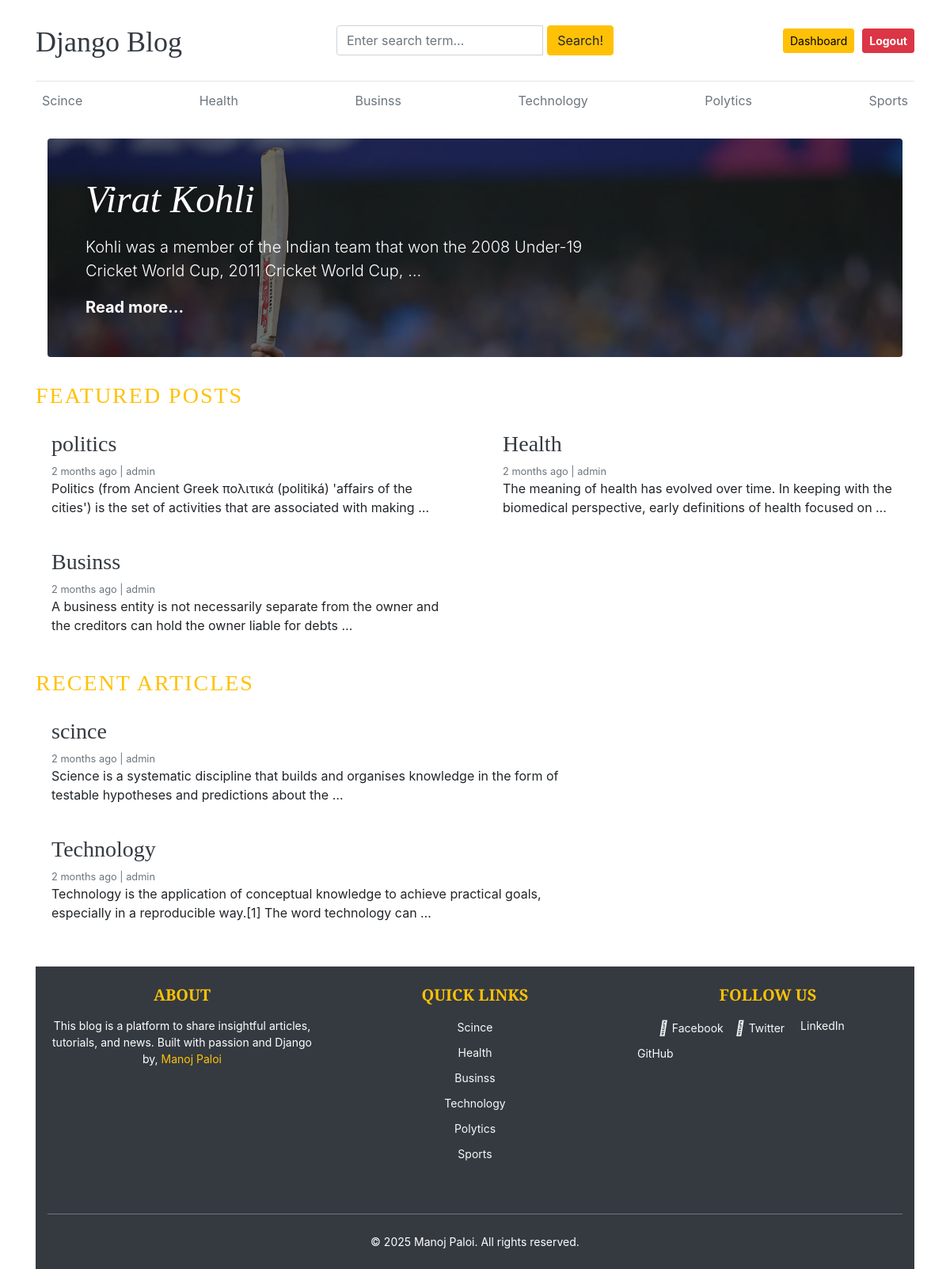
The app's page / (signed in) with its own data.
### blogs/models.py (models this page shows, shortened)
class Category(models.Model):
    category_name = models.CharField(max_length=50, unique=True)
    created_at = models.DateTimeField(auto_now_add=True)
    updated_at = models.DateTimeField(auto_now=True)  # Fixed typo
    class Meta:
        verbose_name_plural = 'Categories'

class Blogs(models.Model):
    title = models.CharField(max_length=100, unique=True)
    slug = models.SlugField(unique=True, blank=True)
    category = models.ForeignKey(Category, on_delete=models.CASCADE)  # Fixed field name
    author = models.ForeignKey(User, on_delete=models.CASCADE)
    blog_image = models.ImageField(upload_to='uploads/%Y/%m/%d')  # Fixed upload format
    short_description = models.TextField(max_length=2000)
    blog_body = models.TextField(max_length=3000)
    status = models.CharField(choices=STATUS_CHOICE, max_length=10, default='Draft')
    is_featured = models.BooleanField(default=False)  # Fixed field name
    created_at = models.DateTimeField(auto_now_add=True)
    updated_at = models.DateTimeField(auto_now=True)  # Fixed typo
    class Meta:
        verbose_name_plural = 'Blogs'

### blog_main/views.py (the view)
# urls.py: path('', views.home, name="home"),
@login_required(login_url='login')
@never_cache
def home(request):
    categories = Category.objects.all()
    featured_post = Blogs.objects.filter(is_featured=True, status='published')
    posts = Blogs.objects.filter(is_featured=False, status='published')
    context = {
        'categories': categories,
        'featured_post': featured_post,
        'posts': posts
    }
    return render(request, 'home.html', context)

### blogs/context_processors.py (called while the page is built)
def get_categories(request):
    categories = Category.objects.all()
    return dict(categories = categories)

### templates/home.html (shortened to what this page needs)
{% extends 'base/base.html' %}
{% block content %}
  <div class="nav-scroller py-1 mb-2">
  </div>
  {% if featured_post %}
    {% for post in featured_post %}
      {% if forloop.first %}
        <div class="container">
          <div class="container jumbotron p-3 p-md-5 text-white rounded bg-dark"
            style="{% if post.blog_image %}
              background-image: url('{{ post.blog_image.url }}');
            {% endif %} background-blend-mode: overlay; background-size: cover;">
            <div class="col-md-8 px-0">
              <h1 class="display-4 font-italic">
                <a href="{% if post.slug %}
                    {% url 'blogs' post.slug %}
                  {% else %}
                    #
                  {% endif %}"
                  class="text-white">
                  {{ post.title }}
                </a>
              </h1>
              <p class="lead my-3">{{ post.short_description|default:'No description available'|truncatewords:20 }}</p>
              <p class="lead mb-0">
                <a href="{% if post.slug %}
                    {% url 'blogs' post.slug %}
                  {% else %}
                    #
                  {% endif %}"
                  class="text-white font-weight-bold">
                  Read more...
                </a>
              </p>
            </div>
          </div>
        </div>
      {% endif %}
    {% endfor %}
  {% else %}
    <p class="text-center">No featured posts available.</p>
  {% endif %}
  <h3 class="text-uppercase text-warning mt-4" style="letter-spacing: 2px;">Featured Posts</h3>
  <div class="row mb-2">
    {% if featured_post %}
      {% for post in featured_post %}
        {% if not forloop.first %}
          <div class="col-md-6">
            <div class="card border-0">
              <div class="card-body">
                <h3>
                  <a href="{% if post.slug %}
                      {% url 'blogs' post.slug %}
                    {% else %}
                      #
                    {% endif %}"
                    class="text-dark">
                    {{ post.title }}
                  </a>
                </h3>
                <small class="mb-1 text-muted">{{ post.created_at|timesince }} ago | {{ post.author }}</small>
                <p class="card-text">{{ post.short_description|default:'No description available'|truncatewords:20 }}</p>
              </div>
            </div>
          </div>
        {% endif %}
      {% endfor %}
    {% else %}
      <p>No featured posts available.</p>
    {% endif %}
  </div>
  <h3 class="text-uppercase text-warning mt-4" style="letter-spacing: 2px;">Recent Articles</h3>
  <main role="main" class="container p-0">
    <div class="row">
      <div class="col-md-8 blog-main">
        {% if posts %}
          {% for post in posts %}
            <div class="card border-0">
              <div class="card-body">
                <h3>
                  <a href="{% if post.slug %}
                      {% url 'blogs' post.slug %}
                    {% else %}
                      #
                    {% endif %}"
                    class="text-dark">
                    {{ post.title }}
                  </a>
                </h3>
                <small class="mb-1 text-muted">{{ post.created_at|timesince }} ago | {{ post.author }}</small>
                <p class="card-text">{{ post.short_description|default:'No description available'|truncatewords:20 }}</p>
              </div>
            </div>
          {% endfor %}
        {% else %}
          <p>No recent articles available.</p>
        {% endif %}
      </div>
    </div>
  </main>
{% endblock %}

### templates/base/Header.html (shortened to what this page needs)
{% load static %}
<!DOCTYPE html>
<html lang="en">
  <head>
    <link href="https://getbootstrap.com/docs/4.0/dist/css/bootstrap.min.css" rel="stylesheet" />
    <link href="{% static 'css/blog.css' %}" rel="stylesheet" />
    <link rel="stylesheet" href="https://cdnjs.cloudflare.com/ajax/libs/font-awesome/4.7.0/css/font-awesome.min.css" />
  </head>
  <header class="blog-header py-3">
    <div class="row flex-nowrap justify-content-between align-items-center">
      <div class="col-4 pt-1">
        <a class="blog-header-logo text-dark" href="/">Django Blog</a>
      </div>
      <div class="col-4" style="margin-top: 1rem;">
        <form action=" {% url 'search' %} " method="GET">
          <div class="input-group">
            <input class="form-control" name="keyword" type="text" placeholder="Enter search term..." aria-label="Enter search term..." aria-describedby="button-search" />
            <button type="submit" class="btn btn-warning" id="button-search" style="margin-left: 5px;" type="button">Search!</button>
          </div>
        </form>
      </div>
      <div class="col-4 d-flex justify-content-end align-items-center">
        {% if not user.is_authenticated %}
          <a class="btn btn-sm btn-warning" href="{% url 'login' %}">Login</a> &nbsp;
          <a class="btn btn-sm btn-outline-secondary" href="{% url 'register' %}">Register</a>
        {% else %}
          <span><a href="{% url 'dashboard' %}" class="btn btn-sm btn-warning" style="margin-right: 10px; color: black;">Dashboard</a></span>
          <a href="{% url 'logout' %}" class="btn btn-sm btn-danger" style="font-weight: bold; color: white;">Logout</a>
        {% endif %}
      </div>
    </div>
  </header>
  <div class="nav-scroller py-1 mb-2">
    <nav class="nav d-flex justify-content-between">
      {% for cat in categories %}
        <a class="p-2 text-muted" href="{% url 'posts_by_category' cat.id %}">{{ cat.category_name }}</a>
      {% endfor %}
    </nav>
  </div>
</html>

### templates/base/Footer.html (shortened to what this page needs)
{% load static %}
<footer class="blog-footer py-4 bg-dark text-white">
  <div class="container">
    <div class="row">
      <div class="col-md-4 col-sm-12 mb-4">
        <h5 class="text-uppercase mb-3">About</h5>
        <p>
          This blog is a platform to share insightful articles, tutorials, and news. Built with passion and Django by,
          <a href="#" class="text-warning">Manoj Paloi</a>
        </p>
      </div>
      <div class="col-md-4 col-sm-6 mb-4">
        <h5 class="text-uppercase mb-3">Quick Links</h5>
        <ul class="list-unstyled">
          {% for cat in categories %}
            <li>
              <a href="{% url 'posts_by_category' cat.id %}" class="text-light text-decoration-none">{{ cat.category_name }}</a>
            </li>
          {% endfor %}
        </ul>
      </div>
      <div class="col-md-4 col-sm-6 mb-4">
        <h5 class="text-uppercase mb-3">Follow Us</h5>
        <ul class="list-unstyled d-flex flex-wrap">
          <li class="me-3">
            <a href="#" class="text-light text-decoration-none d-flex align-items-center" style="padding-left: 2rem;"><i class="fab fa-facebook-f me-2"></i> Facebook</a>
          </li>
          <li class="me-3">
            <a href="#" class="text-light text-decoration-none d-flex align-items-center"><i class="fab fa-twitter me-2"></i> Twitter</a>
          </li>
          <li class="me-3">
            <a href="#" class="text-light text-decoration-none d-flex align-items-center"> LinkedIn</a>
          </li>
          <li class="me-3">
            <a href="#" class="text-light text-decoration-none d-flex align-items-center"> GitHub</a>
          </li>
        </ul>
      </div>
    </div>
    <hr class="border-secondary my-4" />
    <div class="text-center">
      <p class="mb-0">© 2025 Manoj Paloi. All rights reserved.</p>
    </div>
  </div>
</footer>

### static/css/blog.css (style rules this page uses)
.blog-header { border-bottom: 1px solid #e5e5e5; }
.blog-header-logo { font-family: "Playfair Display", Georgia, "Times New Roman", serif ; font-size: 2.25rem; }
h1, h2, h3, h4, h5, h6 { font-family: "Playfair Display", Georgia, "Times New Roman", serif ; }
.display-4 { font-size: 2.5rem; }
@media (min-width: 768px) { .display-4 { font-size: 3rem; } }
.blog-footer { padding: 2.5rem 0; color: #727272; text-align: center; background-color: #f9f9f9; border-top: .05rem solid #e5e5e5; }
.blog-footer p:last-child { margin-bottom: 0; }

### templates/base/Footer.html (style rules this page uses)
.blog-footer { background-color: #343a40; color: #ffffff; margin-top: 35px; }
.blog-footer h5 { font-weight: bold; color: #ffc107; }
.blog-footer p, .blog-footer a { font-size: 14px; }
.blog-footer ul { padding: 0; list-style: none; }
.blog-footer ul li { margin-bottom: 8px; }
.blog-footer ul li a { font-size: 14px; transition: color 0.3s ease; }
.blog-footer ul.d-flex li { margin-right: 15px; }
.blog-footer ul.d-flex li a { display: flex; align-items: center; gap: 5px; }
.blog-footer ul.d-flex li a i { font-size: 18px; }

### records on screen
Category: category_name "Scince"
Category: category_name "Health"
Category: category_name "Businss"
Category: category_name "Technology"
Category: category_name "Polytics"
Category: category_name "Sports"
Blogs: blog_image (picture), title "Virat Kohli", short_description "Kohli was a member of the Indian team that won the 2008 Under-19 Cricket World Cup, 2011 Cricket World Cup, …"
Blogs: title "politics", created_at "2 months", author "admin", short_description "Politics (from Ancient Greek πολιτικά (politiká) 'affairs of the cities') is the set of activities that are associated with making …"
Blogs: title "Health", created_at "2 months", author "admin", short_description "The meaning of health has evolved over time. In keeping with the biomedical perspective, early definitions of health focused on …"
Blogs: title "Businss", created_at "2 months", author "admin", short_description "A business entity is not necessarily separate from the owner and the creditors can hold the owner liable for debts …"
Blogs: title "scince", created_at "2 months", author "admin", short_description "Science is a systematic discipline that builds and organises knowledge in the form of testable hypotheses and predictions about the …"
Blogs: title "Technology", created_at "2 months", author "admin", short_description "Technology is the application of conceptual knowledge to achieve practical goals, especially in a reproducible way.[1] The word technology can …"
